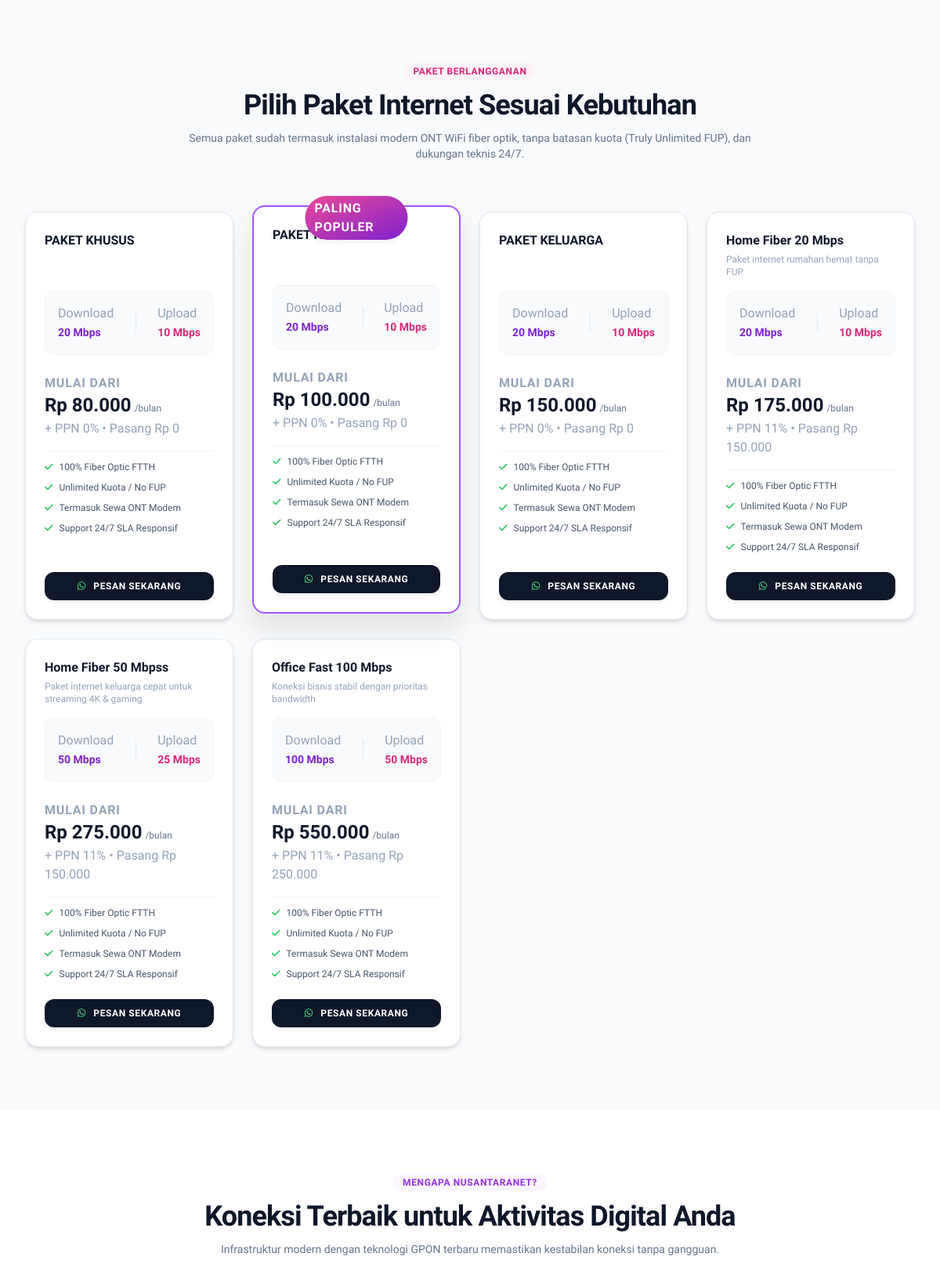
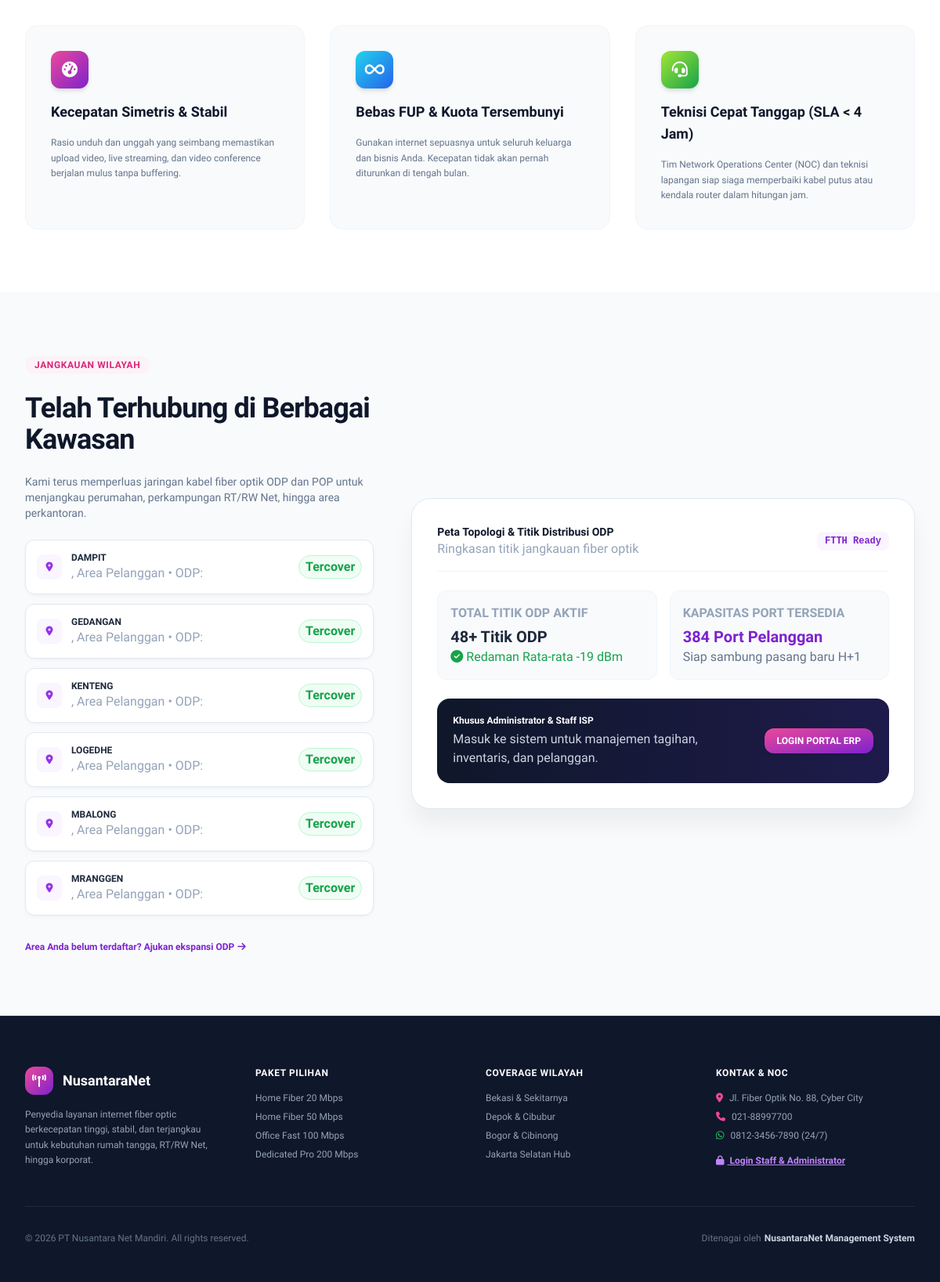
Before: / (lower part) with the older database file (2 pictures, top to bottom).
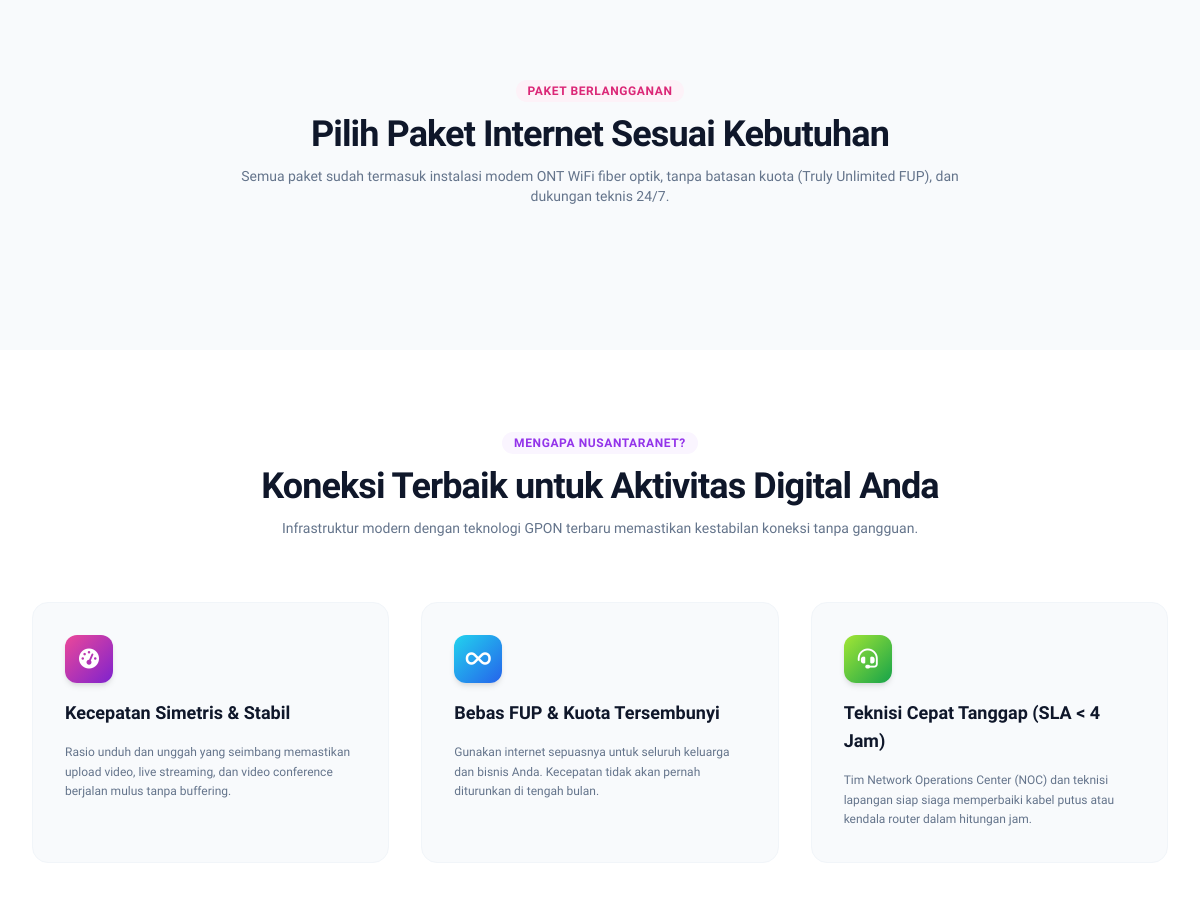
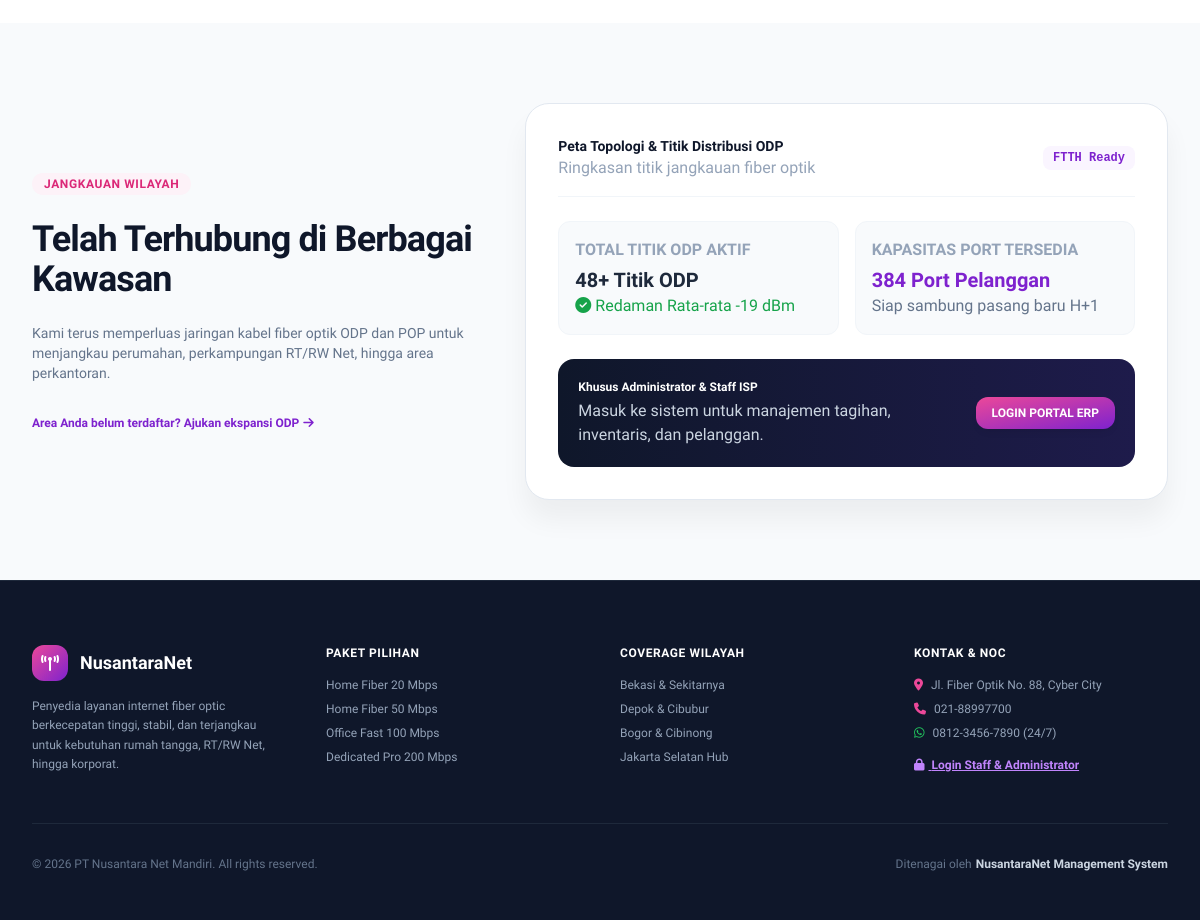
After: the same page with the newer database file (2 pictures, top to bottom).
### tables this page shows
CREATE TABLE internet_packages (
    id INTEGER PRIMARY KEY AUTOINCREMENT,
    name TEXT NOT NULL,
    download_speed TEXT NOT NULL,
    upload_speed TEXT NOT NULL,
    price INTEGER NOT NULL DEFAULT 0, -- Stored in Rupiah as integer
    tax_percent INTEGER NOT NULL DEFAULT 0,
    installation_fee INTEGER NOT NULL DEFAULT 0,
    billing_cycle TEXT NOT NULL DEFAULT 'monthly', -- monthly, quarterly, yearly
    description TEXT,
    status TEXT NOT NULL DEFAULT 'active', -- active, inactive
    created_at DATETIME DEFAULT CURRENT_TIMESTAMP,
    updated_at DATETIME DEFAULT CURRENT_TIMESTAMP
);

CREATE TABLE locations (
    id INTEGER PRIMARY KEY AUTOINCREMENT,
    area_name TEXT NOT NULL,
    district TEXT,
    city TEXT,
    pop_name TEXT,
    odp_name TEXT,
    latitude REAL,
    longitude REAL,
    coverage_status TEXT NOT NULL DEFAULT 'covered', -- covered, planned, congested
    created_at DATETIME DEFAULT CURRENT_TIMESTAMP
);

### app/Controllers/LandingController.php (called while the page is built, shortened)
<?php
require_once __DIR__ . '/../Helpers/Helper.php';
class LandingController {
    public function index(): void {
        $pdo = getDbConnection();
        $stmtPkg = $pdo->query("SELECT * FROM internet_packages WHERE status = 'active' ORDER BY price ASC");
        $packages = $stmtPkg->fetchAll();
        $stmtLoc = $pdo->query("SELECT * FROM locations ORDER BY city ASC, area_name ASC LIMIT 6");
        $locations = $stmtLoc->fetchAll();
        require __DIR__ . '/../Views/landing/index.php';
        require __DIR__ . '/../Views/layouts/landing.php';
    }
}

### app/Helpers/Helper.php (called while the page is built, shortened)
<?php
class Helper {
    public static function e(?string $value): string {
        return htmlspecialchars($value ?? '', ENT_QUOTES, 'UTF-8');
    }
    public static function formatRupiah(int|float $amount, bool $withSymbol = true): string {
        $formatted = number_format((float)$amount, 0, ',', '.');
        return $withSymbol ? 'Rp ' . $formatted : $formatted;
    }
}

### app/Views/landing/index.php (the view, shortened to what the rows shown need)
<?php
$packages = $packages ?? [];
$locations = $locations ?? [];
?>
<section id="paket" class="py-20 bg-slate-50 relative">
  <div class="max-w-7xl mx-auto px-4 sm:px-6 lg:px-8">
    <div class="text-center max-w-3xl mx-auto mb-16 space-y-3">
      <h2 class="text-2xl sm:text-4xl font-extrabold text-slate-900 tracking-tight">Pilih Paket Internet Sesuai Kebutuhan</h2>
    </div>
    <div class="grid grid-cols-1 md:grid-cols-2 lg:grid-cols-4 gap-6">
      <?php foreach ($packages as $idx => $pkg):
        $isPopular = ($idx === 1);
        $borderClass = $isPopular ? 'border-2 border-purple-500 shadow-soft-2xl relative -translate-y-2' : 'border border-slate-200 shadow-soft-md hover:shadow-soft-xl transition-all';
      ?>
      <div class="bg-white rounded-2xl p-6 flex flex-col justify-between <?php echo $borderClass; ?>">
        <?php if ($isPopular): ?>
          <div class="absolute -top-3.5 left-1/2 -translate-x-1/2 px-3 py-1 rounded-full bg-gradient-to-tl from-purple-700 to-pink-500 text-white text-2xs font-bold uppercase tracking-wider shadow-soft-sm">
            Paling Populer
          </div>
        <?php endif; ?>
        <div class="space-y-4">
          <div>
            <h3 class="font-bold text-base text-slate-900"><?php echo Helper::e($pkg['name']); ?></h3>
            <p class="text-xs text-slate-400 mt-1 min-h-[32px]"><?php echo Helper::e($pkg['description']); ?></p>
          </div>
          <div class="p-4 rounded-xl bg-slate-50 border border-slate-100 flex items-center justify-between">
            <div>
              <span class="text-2xs text-slate-400 block font-medium">Download</span>
              <span class="text-sm font-bold text-purple-700"><?php echo Helper::e($pkg['download_speed']); ?></span>
            </div>
            <div>
              <span class="text-2xs text-slate-400 block font-medium">Upload</span>
              <span class="text-sm font-bold text-pink-600"><?php echo Helper::e($pkg['upload_speed']); ?></span>
            </div>
          </div>
          <div class="pt-2">
            <span class="text-2xs text-slate-400 font-semibold block uppercase tracking-wider">Mulai Dari</span>
            <div class="flex items-baseline gap-1">
              <span class="text-2xl font-black text-slate-900"><?php echo Helper::formatRupiah($pkg['price']); ?></span>
              <span class="text-xs text-slate-500 font-medium">/bulan</span>
            </div>
            <span class="text-2xs text-slate-400 block mt-0.5">+ PPN <?php echo $pkg['tax_percent']; ?>% &bull; Pasang <?php echo Helper::formatRupiah($pkg['installation_fee']); ?></span>
          </div>
          <ul class="space-y-2.5 text-xs text-slate-600 pt-3 border-t border-slate-100">
            <li class="flex items-center gap-2"><i class="fa-solid fa-check text-green-500 text-xs"></i> 100% Fiber Optic FTTH</li>
            <li class="flex items-center gap-2"><i class="fa-solid fa-check text-green-500 text-xs"></i> Unlimited Kuota / No FUP</li>
            <li class="flex items-center gap-2"><i class="fa-solid fa-check text-green-500 text-xs"></i> Termasuk Sewa ONT Modem</li>
            <li class="flex items-center gap-2"><i class="fa-solid fa-check text-green-500 text-xs"></i> Support 24/7 SLA Responsif</li>
          </ul>
        </div>
        <div class="pt-6">
          <a href="https://wa.me/6281234567890?text=Halo%20NusantaraNet,%20saya%20tertarik%20berlangganan%20paket%20<?php echo urlencode($pkg['name']); ?>" target="_blank" class="w-full inline-block py-2.5 px-4 text-center rounded-xl bg-slate-900 hover:bg-gradient-to-tl hover:from-purple-700 hover:to-pink-500 text-white font-bold text-xs uppercase tracking-wider transition-all shadow-soft-sm">
            <i class="fa-brands fa-whatsapp mr-1.5 text-green-400"></i> Pesan Sekarang
          </a>
        </div>
      </div>
      <?php endforeach; ?>
    </div>
  </div>
</section>
<section id="keunggulan" class="py-20 bg-white">
  <div class="max-w-7xl mx-auto px-4 sm:px-6 lg:px-8">
    <div class="text-center max-w-3xl mx-auto mb-16 space-y-3">
      <h2 class="text-2xl sm:text-4xl font-extrabold text-slate-900 tracking-tight">Koneksi Terbaik untuk Aktivitas Digital Anda</h2>
    </div>
  </div>
</section>
<section id="coverage" class="py-20 bg-slate-50">
  <div class="max-w-7xl mx-auto px-4 sm:px-6 lg:px-8">
    <div class="grid grid-cols-1 lg:grid-cols-12 gap-12 items-center">
      <div class="lg:col-span-5 space-y-6">
        <h2 class="text-2xl sm:text-4xl font-extrabold text-slate-900 tracking-tight">Telah Terhubung di Berbagai Kawasan</h2>
        <div class="space-y-3">
          <?php foreach ($locations as $loc): ?>
          <div class="p-3.5 bg-white rounded-xl border border-slate-200 shadow-soft-xs flex items-center justify-between">
            <div class="flex items-center gap-3">
              <div class="w-8 h-8 rounded-lg bg-purple-50 text-purple-600 flex items-center justify-center text-xs">
                <i class="fa-solid fa-location-dot"></i>
              </div>
              <div>
                <span class="text-xs font-bold text-slate-800 block"><?php echo Helper::e($loc['area_name']); ?></span>
                <span class="text-2xs text-slate-400"><?php echo Helper::e($loc['district'] . ', ' . $loc['city']); ?> &bull; ODP: <?php echo Helper::e($loc['odp_name']); ?></span>
              </div>
            </div>
            <span class="text-2xs font-bold px-2 py-0.5 rounded-full bg-green-50 text-green-600 border border-green-200">Tercover</span>
          </div>
          <?php endforeach; ?>
        </div>
      </div>
    </div>
  </div>
</section>

Changed rows visible on the page:
removed internet_packages: name "PAKET KHUSUS", download_speed "20 Mbps", upload_speed "10 Mbps", price "Rp 80.000", tax_percent "0", installation_fee "Rp 0"
removed internet_packages: shows "PALING POPULER", name "PAKET HEMAT", download_speed "20 Mbps", upload_speed "10 Mbps", price "Rp 100.000", tax_percent "0", installation_fee "Rp 0"
removed internet_packages: name "PAKET KELUARGA", download_speed "20 Mbps", upload_speed "10 Mbps", price "Rp 150.000", tax_percent "0", installation_fee "Rp 0"
removed internet_packages: name "Home Fiber 20 Mbps", description "Paket internet rumahan hemat tanpa FUP", download_speed "20 Mbps", upload_speed "10 Mbps", price "Rp 175.000", tax_percent "11", installation_fee "Rp 150.000"
removed internet_packages: name "Home Fiber 50 Mbpss", description "Paket internet keluarga cepat untuk streaming 4K & gaming", download_speed "50 Mbps", upload_speed "25 Mbps", price "Rp 275.000", tax_percent "11", installation_fee "Rp 150.000"
removed internet_packages: name "Office Fast 100 Mbps", description "Koneksi bisnis stabil dengan prioritas bandwidth", download_speed "100 Mbps", upload_speed "50 Mbps", price "Rp 550.000", tax_percent "11", installation_fee "Rp 250.000"
removed locations: area_name "DAMPIT", Helper::e($loc['district'] . ', ' . $loc['city']) ", Area Pelanggan"
removed locations: area_name "GEDANGAN", Helper::e($loc['district'] . ', ' . $loc['city']) ", Area Pelanggan"
removed locations: area_name "KENTENG", Helper::e($loc['district'] . ', ' . $loc['city']) ", Area Pelanggan"
removed locations: area_name "LOGEDHE", Helper::e($loc['district'] . ', ' . $loc['city']) ", Area Pelanggan"
removed locations: area_name "MBALONG", Helper::e($loc['district'] . ', ' . $loc['city']) ", Area Pelanggan"
removed locations: area_name "MRANGGEN", Helper::e($loc['district'] . ', ' . $loc['city']) ", Area Pelanggan"
